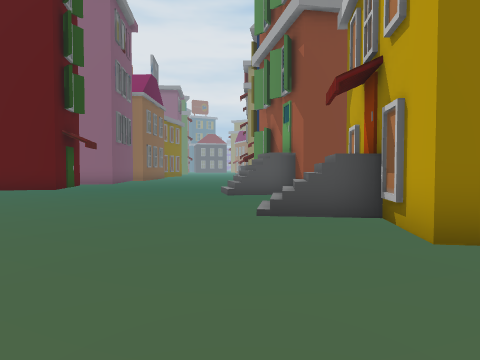
View 1 (above)

24 first-person views from a walk through a scene from a Unity 3-D project. The camera is 1.5 m above the floor, tilts 2° down and sees 70° across. The floor is counted in squares, 2 m on a side. Each view is taken from the middle of a square. On the plan, view 1 faces up. The plan holds only what a view shows up to about 11 squares ahead; the rest is blank. The place goes on beyond the plan. The player is left out.

View 2
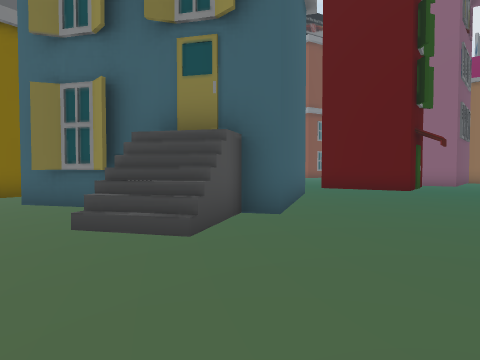

View 3
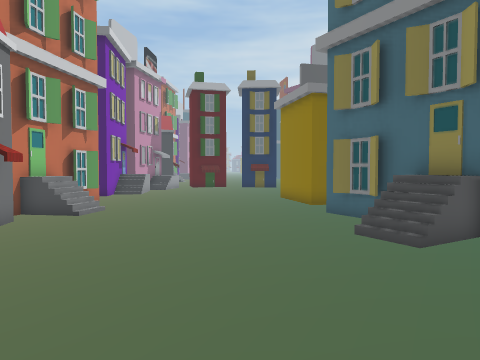

View 4
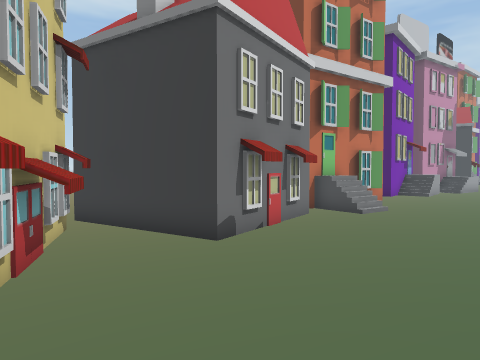

View 5
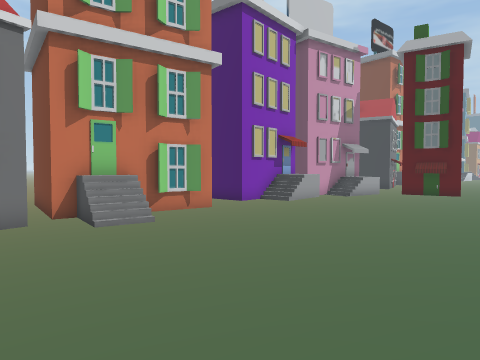

View 6
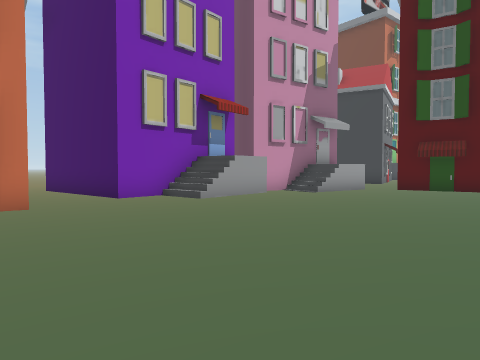

View 7
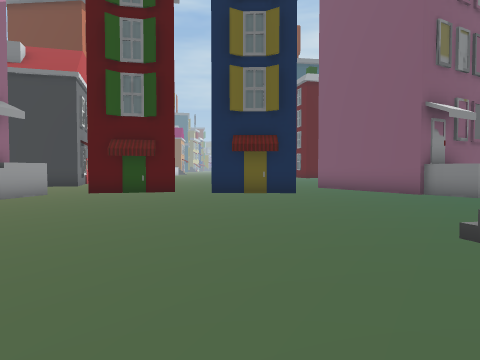

View 8
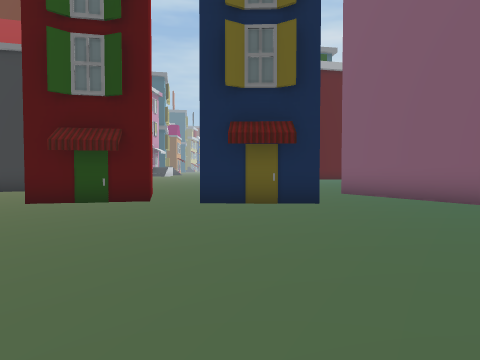

View 9
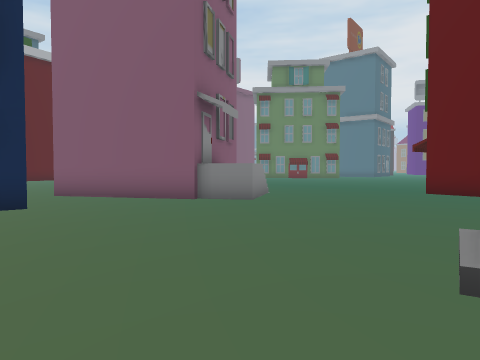

View 10
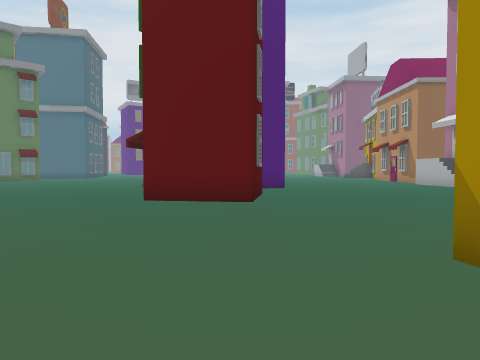

View 11
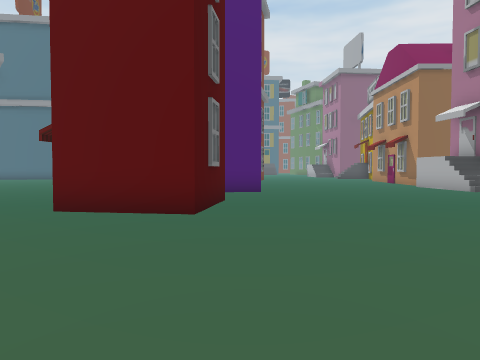

View 12
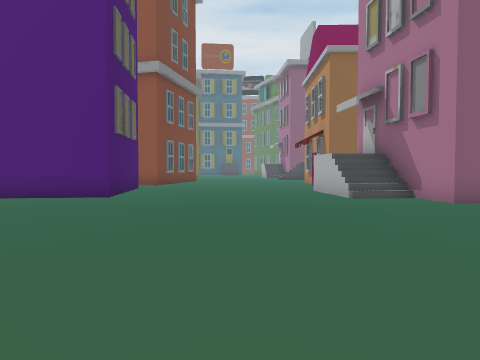

View 13
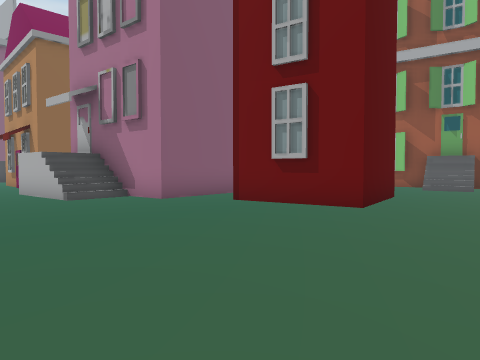

View 14
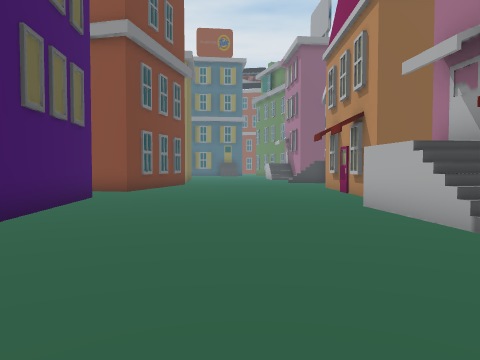

View 15
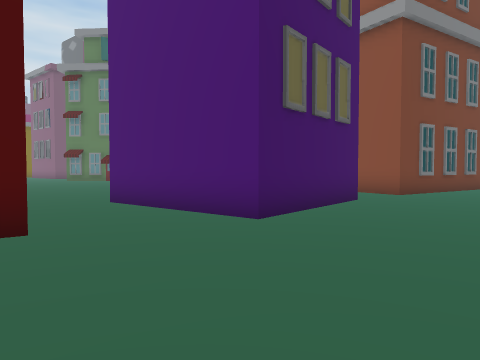

View 16
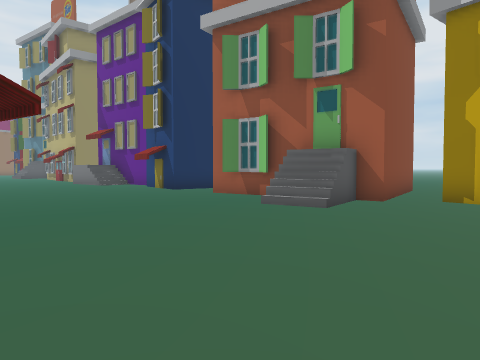

View 17
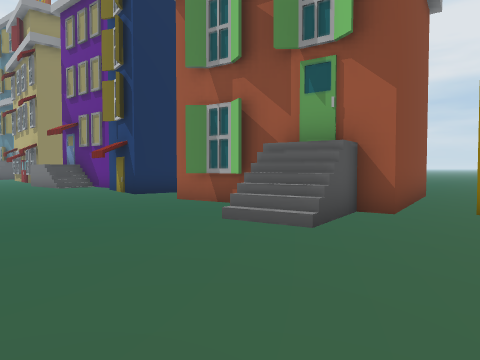

View 18
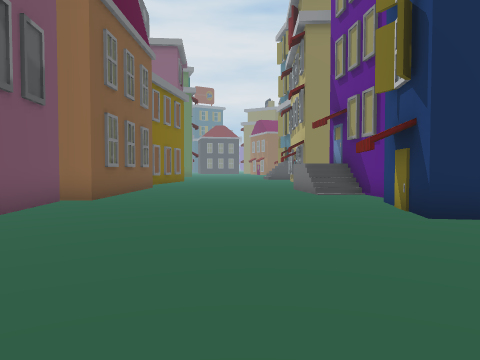

View 19
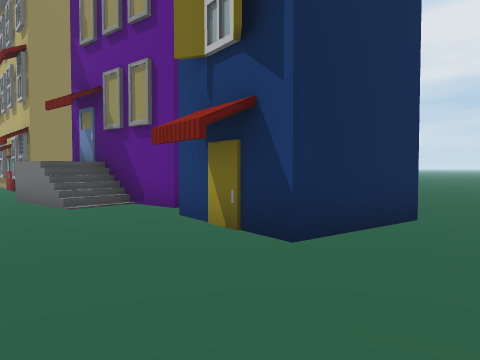

View 20
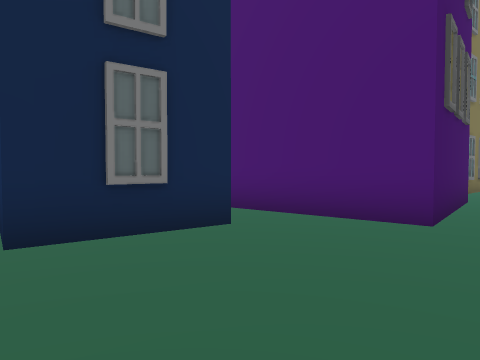

View 21
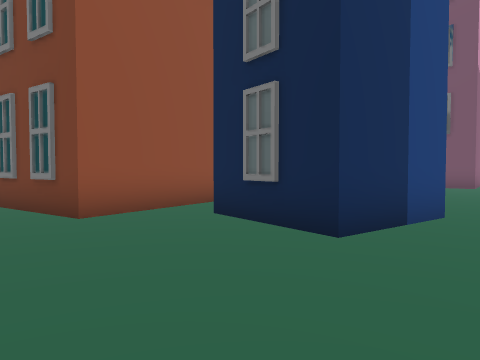

View 22
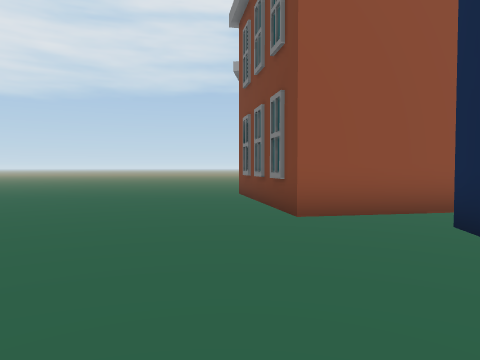

View 23
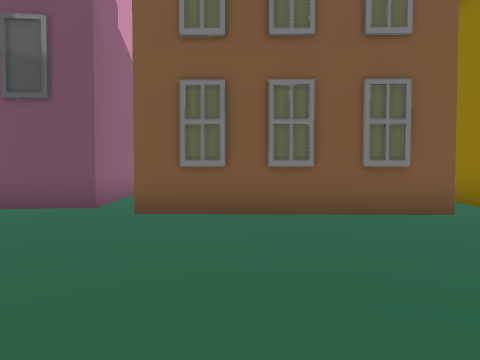

View 24
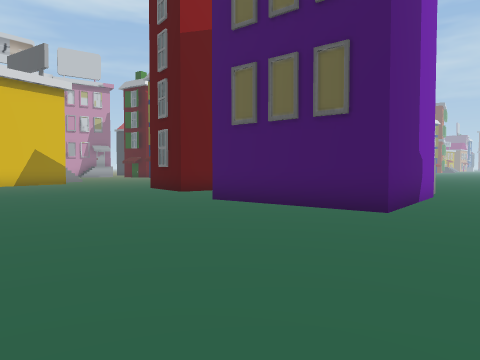

### Floor plan
Key: @ floor where view 1 was taken; # wall or solid block; x gap in a wall; . main floor; : floor 2.25 m higher than the main floor; / step, stairs or slope; ^ raised ledge; B building.
Columns run from 29 left of view 1 to 7 right of it. Each row starts with its distance up from view 1.
 22            #B......#    #.....B^  #.
 21           .........#    #....//#  #.
 20       .............B   ##......####..
 19       ..B####......#   #.............
 18             #.......  ........###....
 17             #...../BB###......B##....
 16      .... ###...../:##  ......##B....
 15     .............../#   .............
 14     ................### ......#####..
 13     .....  #........... ......#   #..
 12      .... ##.........# B......#    ..
 11      ....##B.........###...../B    #.
 10       ...............###.....//B ###.
  9       ...............................
  8       ..........................#
  7       B........ ....  #.........
  6      B#.......        #.......
  5     ##.......         ##....../#
  4   ###......./          B.......#
  3   #.........        ### /.......
  2   ............   #..#..//.......
  1      .........  ...............
  0   B  ....................... @
 -1   ..x.......................  /
 -2   ..x........................
 -3   ###.........................
 -4   B  .........................B
 -5     ..........................
 -6   ...   /..//......//........B
 -7 B#.  #B  .  /...#B/ B#B####..#
 -8  #       xB###.   #B##    #.B
 -9                     #     #.#
-10                     #     #.

Positions as (right, up) in squares from view 1, and headings:
1: (0, 0), facing up
2: (-2, 0), facing up-left
3: (1, -1), facing left
4: (1, -1), facing down-left
5: (-6, 2), facing down-left
6: (-12, 0), facing down-left
7: (-14, 0), facing left
8: (-17, 0), facing left
9: (-17, 0), facing up-left
10: (-18, 3), facing up
11: (-17, 5), facing up
12: (-13, 7), facing up
13: (-13, 7), facing up-right
14: (-13, 11), facing up
15: (-13, 12), facing up-left
16: (-6, 6), facing up-right
17: (-4, 7), facing up-right
18: (-2, 11), facing up
19: (-2, 14), facing up-right
20: (7, 15), facing up-left
21: (7, 20), facing down-left
22: (6, 20), facing down
23: (0, 20), facing left
24: (-11, 22), facing down-left
